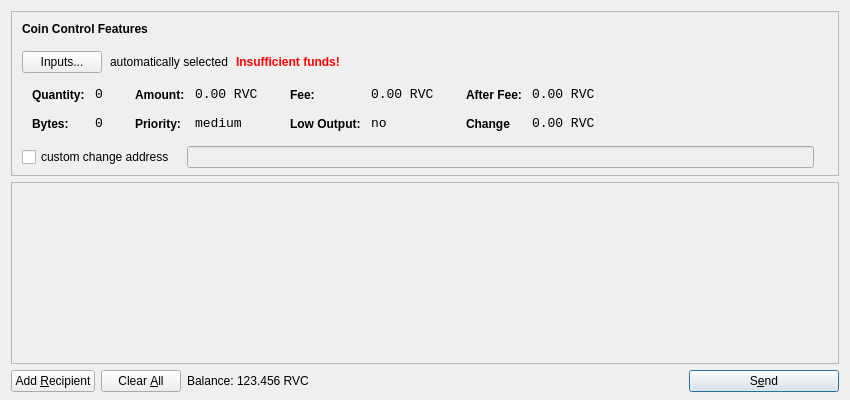
<?xml version="1.0" encoding="UTF-8"?>
<ui version="4.0">
 <class>SendCoinsDialog</class>
 <widget class="QDialog" name="SendCoinsDialog">
  <property name="geometry">
   <rect>
    <x>0</x>
    <y>0</y>
    <width>850</width>
    <height>400</height>
   </rect>
  </property>
  <property name="windowTitle">
   <string>Send Coins</string>
  </property>
  <layout class="QVBoxLayout" name="verticalLayout" stretch="0,1,0">
   <property name="bottomMargin">
    <number>8</number>
   </property>
   <item>
    <widget class="QFrame" name="frameCoinControl">
     <property name="sizePolicy">
      <sizepolicy hsizetype="Expanding" vsizetype="Expanding">
       <horstretch>0</horstretch>
       <verstretch>0</verstretch>
      </sizepolicy>
     </property>
     <property name="maximumSize">
      <size>
       <width>16777215</width>
       <height>16777215</height>
      </size>
     </property>
     <property name="frameShape">
      <enum>QFrame::StyledPanel</enum>
     </property>
     <property name="frameShadow">
      <enum>QFrame::Sunken</enum>
     </property>
     <layout class="QVBoxLayout" name="verticalLayoutCoinControl2">
      <property name="spacing">
       <number>-1</number>
      </property>
      <property name="leftMargin">
       <number>0</number>
      </property>
      <property name="topMargin">
       <number>0</number>
      </property>
      <property name="rightMargin">
       <number>0</number>
      </property>
      <property name="bottomMargin">
       <number>6</number>
      </property>
      <item>
       <layout class="QVBoxLayout" name="verticalLayoutCoinControl" stretch="0,0,0,0,1">
        <property name="spacing">
         <number>0</number>
        </property>
        <property name="leftMargin">
         <number>10</number>
        </property>
        <property name="topMargin">
         <number>10</number>
        </property>
        <item>
         <layout class="QHBoxLayout" name="horizontalLayoutCoinControl1">
          <property name="bottomMargin">
           <number>15</number>
          </property>
          <item>
           <widget class="QLabel" name="labelCoinControlFeatures">
            <property name="sizePolicy">
             <sizepolicy hsizetype="Preferred" vsizetype="Maximum">
              <horstretch>0</horstretch>
              <verstretch>0</verstretch>
             </sizepolicy>
            </property>
            <property name="font">
             <font>
              <weight>75</weight>
              <bold>true</bold>
             </font>
            </property>
            <property name="styleSheet">
             <string notr="true">font-weight:bold;</string>
            </property>
            <property name="text">
             <string>Coin Control Features</string>
            </property>
           </widget>
          </item>
         </layout>
        </item>
        <item>
         <layout class="QHBoxLayout" name="horizontalLayoutCoinControl2" stretch="0,0,0,0">
          <property name="spacing">
           <number>8</number>
          </property>
          <property name="bottomMargin">
           <number>10</number>
          </property>
          <item>
           <widget class="QPushButton" name="pushButtonCoinControl">
            <property name="styleSheet">
             <string notr="true"/>
            </property>
            <property name="text">
             <string>Inputs...</string>
            </property>
           </widget>
          </item>
          <item>
           <widget class="QLabel" name="labelCoinControlAutomaticallySelected">
            <property name="text">
             <string>automatically selected</string>
            </property>
            <property name="margin">
             <number>5</number>
            </property>
           </widget>
          </item>
          <item>
           <widget class="QLabel" name="labelCoinControlInsuffFunds">
            <property name="font">
             <font>
              <weight>75</weight>
              <bold>true</bold>
             </font>
            </property>
            <property name="styleSheet">
             <string notr="true">color:red;font-weight:bold;</string>
            </property>
            <property name="text">
             <string>Insufficient funds!</string>
            </property>
            <property name="margin">
             <number>5</number>
            </property>
           </widget>
          </item>
          <item>
           <spacer name="horizontalSpacerCoinControl">
            <property name="orientation">
             <enum>Qt::Horizontal</enum>
            </property>
            <property name="sizeHint" stdset="0">
             <size>
              <width>40</width>
              <height>1</height>
             </size>
            </property>
           </spacer>
          </item>
         </layout>
        </item>
        <item>
         <widget class="QWidget" name="widgetCoinControl" native="true">
          <property name="sizePolicy">
           <sizepolicy hsizetype="Preferred" vsizetype="Preferred">
            <horstretch>0</horstretch>
            <verstretch>0</verstretch>
           </sizepolicy>
          </property>
          <property name="minimumSize">
           <size>
            <width>0</width>
            <height>0</height>
           </size>
          </property>
          <property name="styleSheet">
           <string notr="true"/>
          </property>
          <layout class="QHBoxLayout" name="horizontalLayoutCoinControl5">
           <property name="margin">
            <number>0</number>
           </property>
           <item>
            <layout class="QHBoxLayout" name="horizontalLayoutCoinControl3" stretch="0,0,0,1">
             <property name="spacing">
              <number>20</number>
             </property>
             <property name="topMargin">
              <number>0</number>
             </property>
             <property name="bottomMargin">
              <number>10</number>
             </property>
             <item>
              <layout class="QFormLayout" name="formLayoutCoinControl1">
               <property name="horizontalSpacing">
                <number>10</number>
               </property>
               <property name="verticalSpacing">
                <number>14</number>
               </property>
               <property name="leftMargin">
                <number>10</number>
               </property>
               <property name="topMargin">
                <number>4</number>
               </property>
               <property name="rightMargin">
                <number>6</number>
               </property>
               <item row="0" column="0">
                <widget class="QLabel" name="labelCoinControlQuantityText">
                 <property name="styleSheet">
                  <string notr="true">font-weight:bold;</string>
                 </property>
                 <property name="text">
                  <string>Quantity:</string>
                 </property>
                 <property name="margin">
                  <number>0</number>
                 </property>
                </widget>
               </item>
               <item row="0" column="1">
                <widget class="QLabel" name="labelCoinControlQuantity">
                 <property name="font">
                  <font>
                   <family>Monospace</family>
                   <pointsize>10</pointsize>
                  </font>
                 </property>
                 <property name="cursor">
                  <cursorShape>IBeamCursor</cursorShape>
                 </property>
                 <property name="contextMenuPolicy">
                  <enum>Qt::ActionsContextMenu</enum>
                 </property>
                 <property name="text">
                  <string>0</string>
                 </property>
                 <property name="margin">
                  <number>0</number>
                 </property>
                 <property name="textInteractionFlags">
                  <set>Qt::LinksAccessibleByMouse|Qt::TextSelectableByKeyboard|Qt::TextSelectableByMouse</set>
                 </property>
                </widget>
               </item>
               <item row="1" column="0">
                <widget class="QLabel" name="labelCoinControlBytesText">
                 <property name="styleSheet">
                  <string notr="true">font-weight:bold;</string>
                 </property>
                 <property name="text">
                  <string>Bytes:</string>
                 </property>
                </widget>
               </item>
               <item row="1" column="1">
                <widget class="QLabel" name="labelCoinControlBytes">
                 <property name="font">
                  <font>
                   <family>Monospace</family>
                   <pointsize>10</pointsize>
                  </font>
                 </property>
                 <property name="cursor">
                  <cursorShape>IBeamCursor</cursorShape>
                 </property>
                 <property name="contextMenuPolicy">
                  <enum>Qt::ActionsContextMenu</enum>
                 </property>
                 <property name="text">
                  <string>0</string>
                 </property>
                 <property name="textInteractionFlags">
                  <set>Qt::LinksAccessibleByMouse|Qt::TextSelectableByKeyboard|Qt::TextSelectableByMouse</set>
                 </property>
                </widget>
               </item>
              </layout>
             </item>
             <item>
              <layout class="QFormLayout" name="formLayoutCoinControl2">
               <property name="horizontalSpacing">
                <number>10</number>
               </property>
               <property name="verticalSpacing">
                <number>14</number>
               </property>
               <property name="leftMargin">
                <number>6</number>
               </property>
               <property name="topMargin">
                <number>4</number>
               </property>
               <property name="rightMargin">
                <number>6</number>
               </property>
               <item row="0" column="0">
                <widget class="QLabel" name="labelCoinControlAmountText">
                 <property name="styleSheet">
                  <string notr="true">font-weight:bold;</string>
                 </property>
                 <property name="text">
                  <string>Amount:</string>
                 </property>
                 <property name="margin">
                  <number>0</number>
                 </property>
                </widget>
               </item>
               <item row="0" column="1">
                <widget class="QLabel" name="labelCoinControlAmount">
                 <property name="font">
                  <font>
                   <family>Monospace</family>
                   <pointsize>10</pointsize>
                  </font>
                 </property>
                 <property name="cursor">
                  <cursorShape>IBeamCursor</cursorShape>
                 </property>
                 <property name="contextMenuPolicy">
                  <enum>Qt::ActionsContextMenu</enum>
                 </property>
                 <property name="text">
                  <string>0.00 RVC</string>
                 </property>
                 <property name="textInteractionFlags">
                  <set>Qt::LinksAccessibleByMouse|Qt::TextSelectableByKeyboard|Qt::TextSelectableByMouse</set>
                 </property>
                </widget>
               </item>
               <item row="1" column="0">
                <widget class="QLabel" name="labelCoinControlPriorityText">
                 <property name="styleSheet">
                  <string notr="true">font-weight:bold;</string>
                 </property>
                 <property name="text">
                  <string>Priority:</string>
                 </property>
                </widget>
               </item>
               <item row="1" column="1">
                <widget class="QLabel" name="labelCoinControlPriority">
                 <property name="font">
                  <font>
                   <family>Monospace</family>
                   <pointsize>10</pointsize>
                  </font>
                 </property>
                 <property name="cursor">
                  <cursorShape>IBeamCursor</cursorShape>
                 </property>
                 <property name="contextMenuPolicy">
                  <enum>Qt::ActionsContextMenu</enum>
                 </property>
                 <property name="text">
                  <string>medium</string>
                 </property>
                 <property name="textInteractionFlags">
                  <set>Qt::LinksAccessibleByMouse|Qt::TextSelectableByKeyboard|Qt::TextSelectableByMouse</set>
                 </property>
                </widget>
               </item>
              </layout>
             </item>
             <item>
              <layout class="QFormLayout" name="formLayoutCoinControl3">
               <property name="horizontalSpacing">
                <number>10</number>
               </property>
               <property name="verticalSpacing">
                <number>14</number>
               </property>
               <property name="leftMargin">
                <number>6</number>
               </property>
               <property name="topMargin">
                <number>4</number>
               </property>
               <property name="rightMargin">
                <number>6</number>
               </property>
               <item row="0" column="0">
                <widget class="QLabel" name="labelCoinControlFeeText">
                 <property name="styleSheet">
                  <string notr="true">font-weight:bold;</string>
                 </property>
                 <property name="text">
                  <string>Fee:</string>
                 </property>
                 <property name="margin">
                  <number>0</number>
                 </property>
                </widget>
               </item>
               <item row="0" column="1">
                <widget class="QLabel" name="labelCoinControlFee">
                 <property name="font">
                  <font>
                   <family>Monospace</family>
                   <pointsize>10</pointsize>
                  </font>
                 </property>
                 <property name="cursor">
                  <cursorShape>IBeamCursor</cursorShape>
                 </property>
                 <property name="contextMenuPolicy">
                  <enum>Qt::ActionsContextMenu</enum>
                 </property>
                 <property name="text">
                  <string>0.00 RVC</string>
                 </property>
                 <property name="textInteractionFlags">
                  <set>Qt::LinksAccessibleByMouse|Qt::TextSelectableByKeyboard|Qt::TextSelectableByMouse</set>
                 </property>
                </widget>
               </item>
               <item row="1" column="0">
                <widget class="QLabel" name="labelCoinControlLowOutputText">
                 <property name="styleSheet">
                  <string notr="true">font-weight:bold;</string>
                 </property>
                 <property name="text">
                  <string>Low Output:</string>
                 </property>
                </widget>
               </item>
               <item row="1" column="1">
                <widget class="QLabel" name="labelCoinControlLowOutput">
                 <property name="font">
                  <font>
                   <family>Monospace</family>
                   <pointsize>10</pointsize>
                  </font>
                 </property>
                 <property name="cursor">
                  <cursorShape>IBeamCursor</cursorShape>
                 </property>
                 <property name="contextMenuPolicy">
                  <enum>Qt::ActionsContextMenu</enum>
                 </property>
                 <property name="text">
                  <string>no</string>
                 </property>
                 <property name="textInteractionFlags">
                  <set>Qt::LinksAccessibleByMouse|Qt::TextSelectableByKeyboard|Qt::TextSelectableByMouse</set>
                 </property>
                </widget>
               </item>
              </layout>
             </item>
             <item>
              <layout class="QFormLayout" name="formLayoutCoinControl4">
               <property name="horizontalSpacing">
                <number>10</number>
               </property>
               <property name="verticalSpacing">
                <number>14</number>
               </property>
               <property name="leftMargin">
                <number>6</number>
               </property>
               <property name="topMargin">
                <number>4</number>
               </property>
               <property name="rightMargin">
                <number>6</number>
               </property>
               <item row="0" column="0">
                <widget class="QLabel" name="labelCoinControlAfterFeeText">
                 <property name="styleSheet">
                  <string notr="true">font-weight:bold;</string>
                 </property>
                 <property name="text">
                  <string>After Fee:</string>
                 </property>
                 <property name="margin">
                  <number>0</number>
                 </property>
                </widget>
               </item>
               <item row="0" column="1">
                <widget class="QLabel" name="labelCoinControlAfterFee">
                 <property name="font">
                  <font>
                   <family>Monospace</family>
                   <pointsize>10</pointsize>
                  </font>
                 </property>
                 <property name="cursor">
                  <cursorShape>IBeamCursor</cursorShape>
                 </property>
                 <property name="contextMenuPolicy">
                  <enum>Qt::ActionsContextMenu</enum>
                 </property>
                 <property name="text">
                  <string>0.00 RVC</string>
                 </property>
                 <property name="textInteractionFlags">
                  <set>Qt::LinksAccessibleByMouse|Qt::TextSelectableByKeyboard|Qt::TextSelectableByMouse</set>
                 </property>
                </widget>
               </item>
               <item row="1" column="0">
                <widget class="QLabel" name="labelCoinControlChangeText">
                 <property name="styleSheet">
                  <string notr="true">font-weight:bold;</string>
                 </property>
                 <property name="text">
                  <string>Change</string>
                 </property>
                </widget>
               </item>
               <item row="1" column="1">
                <widget class="QLabel" name="labelCoinControlChange">
                 <property name="font">
                  <font>
                   <family>Monospace</family>
                   <pointsize>10</pointsize>
                  </font>
                 </property>
                 <property name="cursor">
                  <cursorShape>IBeamCursor</cursorShape>
                 </property>
                 <property name="contextMenuPolicy">
                  <enum>Qt::ActionsContextMenu</enum>
                 </property>
                 <property name="text">
                  <string>0.00 RVC</string>
                 </property>
                 <property name="textInteractionFlags">
                  <set>Qt::LinksAccessibleByMouse|Qt::TextSelectableByKeyboard|Qt::TextSelectableByMouse</set>
                 </property>
                </widget>
               </item>
              </layout>
             </item>
            </layout>
           </item>
          </layout>
         </widget>
        </item>
        <item>
         <layout class="QHBoxLayout" name="horizontalLayoutCoinControl4" stretch="0,0,0">
          <property name="spacing">
           <number>12</number>
          </property>
          <property name="sizeConstraint">
           <enum>QLayout::SetDefaultConstraint</enum>
          </property>
          <property name="topMargin">
           <number>5</number>
          </property>
          <property name="rightMargin">
           <number>5</number>
          </property>
          <item>
           <widget class="QCheckBox" name="checkBoxCoinControlChange">
            <property name="text">
             <string>custom change address</string>
            </property>
           </widget>
          </item>
          <item>
           <widget class="QLineEdit" name="lineEditCoinControlChange">
            <property name="enabled">
             <bool>false</bool>
            </property>
            <property name="sizePolicy">
             <sizepolicy hsizetype="Expanding" vsizetype="Fixed">
              <horstretch>0</horstretch>
              <verstretch>0</verstretch>
             </sizepolicy>
            </property>
           </widget>
          </item>
          <item>
           <widget class="QLabel" name="labelCoinControlChangeLabel">
            <property name="sizePolicy">
             <sizepolicy hsizetype="Preferred" vsizetype="Expanding">
              <horstretch>0</horstretch>
              <verstretch>0</verstretch>
             </sizepolicy>
            </property>
            <property name="minimumSize">
             <size>
              <width>0</width>
              <height>0</height>
             </size>
            </property>
            <property name="text">
             <string/>
            </property>
            <property name="margin">
             <number>3</number>
            </property>
           </widget>
          </item>
         </layout>
        </item>
        <item>
         <spacer name="verticalSpacerCoinControl">
          <property name="orientation">
           <enum>Qt::Vertical</enum>
          </property>
          <property name="sizeHint" stdset="0">
           <size>
            <width>800</width>
            <height>1</height>
           </size>
          </property>
         </spacer>
        </item>
       </layout>
      </item>
     </layout>
    </widget>
   </item>
   <item>
    <widget class="QScrollArea" name="scrollArea">
     <property name="widgetResizable">
      <bool>true</bool>
     </property>
     <widget class="QWidget" name="scrollAreaWidgetContents">
      <property name="geometry">
       <rect>
        <x>0</x>
        <y>0</y>
        <width>830</width>
        <height>165</height>
       </rect>
      </property>
      <layout class="QVBoxLayout" name="verticalLayout_2">
       <property name="margin">
        <number>0</number>
       </property>
       <item>
        <layout class="QVBoxLayout" name="entries">
         <property name="spacing">
          <number>6</number>
         </property>
        </layout>
       </item>
       <item>
        <spacer name="verticalSpacer">
         <property name="orientation">
          <enum>Qt::Vertical</enum>
         </property>
         <property name="sizeHint" stdset="0">
          <size>
           <width>20</width>
           <height>40</height>
          </size>
         </property>
        </spacer>
       </item>
      </layout>
     </widget>
    </widget>
   </item>
   <item>
    <layout class="QHBoxLayout" name="horizontalLayout">
     <item>
      <widget class="QPushButton" name="addButton">
       <property name="toolTip">
        <string>Send to multiple recipients at once</string>
       </property>
       <property name="text">
        <string>Add &amp;Recipient</string>
       </property>
       <property name="icon">
        <iconset resource="../bitcoin.qrc">
         <normaloff>:/icons/add</normaloff>:/icons/add</iconset>
       </property>
       <property name="autoDefault">
        <bool>false</bool>
       </property>
      </widget>
     </item>
     <item>
      <widget class="QPushButton" name="clearButton">
       <property name="sizePolicy">
        <sizepolicy hsizetype="Minimum" vsizetype="Fixed">
         <horstretch>0</horstretch>
         <verstretch>0</verstretch>
        </sizepolicy>
       </property>
       <property name="toolTip">
        <string>Remove all transaction fields</string>
       </property>
       <property name="text">
        <string>Clear &amp;All</string>
       </property>
       <property name="icon">
        <iconset resource="../bitcoin.qrc">
         <normaloff>:/icons/remove</normaloff>:/icons/remove</iconset>
       </property>
       <property name="autoRepeatDelay">
        <number>300</number>
       </property>
       <property name="autoDefault">
        <bool>false</bool>
       </property>
      </widget>
     </item>
     <item>
      <layout class="QHBoxLayout" name="horizontalLayout_2">
       <property name="spacing">
        <number>3</number>
       </property>
       <item>
        <widget class="QLabel" name="label">
         <property name="sizePolicy">
          <sizepolicy hsizetype="Preferred" vsizetype="Fixed">
           <horstretch>0</horstretch>
           <verstretch>0</verstretch>
          </sizepolicy>
         </property>
         <property name="text">
          <string>Balance:</string>
         </property>
        </widget>
       </item>
       <item>
        <widget class="QLabel" name="labelBalance">
         <property name="sizePolicy">
          <sizepolicy hsizetype="Preferred" vsizetype="Fixed">
           <horstretch>0</horstretch>
           <verstretch>0</verstretch>
          </sizepolicy>
         </property>
         <property name="cursor">
          <cursorShape>IBeamCursor</cursorShape>
         </property>
         <property name="text">
          <string>123.456 RVC</string>
         </property>
         <property name="textInteractionFlags">
          <set>Qt::LinksAccessibleByMouse|Qt::TextSelectableByKeyboard|Qt::TextSelectableByMouse</set>
         </property>
        </widget>
       </item>
      </layout>
     </item>
     <item>
      <spacer name="horizontalSpacer">
       <property name="orientation">
        <enum>Qt::Horizontal</enum>
       </property>
       <property name="sizeHint" stdset="0">
        <size>
         <width>40</width>
         <height>20</height>
        </size>
       </property>
      </spacer>
     </item>
     <item>
      <widget class="QPushButton" name="sendButton">
       <property name="minimumSize">
        <size>
         <width>150</width>
         <height>0</height>
        </size>
       </property>
       <property name="toolTip">
        <string>Confirm the send action</string>
       </property>
       <property name="text">
        <string>S&amp;end</string>
       </property>
       <property name="icon">
        <iconset resource="../bitcoin.qrc">
         <normaloff>:/icons/send</normaloff>:/icons/send</iconset>
       </property>
       <property name="default">
        <bool>true</bool>
       </property>
      </widget>
     </item>
    </layout>
   </item>
  </layout>
 </widget>
 <resources>
  <include location="../bitcoin.qrc"/>
 </resources>
 <connections/>
</ui>
